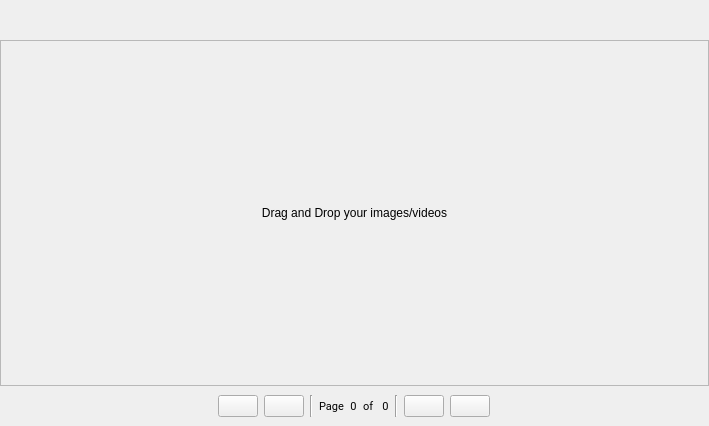
<?xml version="1.0" encoding="UTF-8"?>
<ui version="4.0">
 <class>Gallery</class>
 <widget class="QWidget" name="Gallery">
  <property name="geometry">
   <rect>
    <x>0</x>
    <y>0</y>
    <width>709</width>
    <height>426</height>
   </rect>
  </property>
  <property name="windowTitle">
   <string>Form</string>
  </property>
  <layout class="QVBoxLayout" name="verticalLayout_2">
   <property name="spacing">
    <number>0</number>
   </property>
   <property name="leftMargin">
    <number>0</number>
   </property>
   <property name="topMargin">
    <number>0</number>
   </property>
   <property name="rightMargin">
    <number>0</number>
   </property>
   <property name="bottomMargin">
    <number>0</number>
   </property>
   <item>
    <widget class="QFrame" name="frame">
     <property name="sizePolicy">
      <sizepolicy hsizetype="Preferred" vsizetype="Fixed">
       <horstretch>0</horstretch>
       <verstretch>0</verstretch>
      </sizepolicy>
     </property>
     <property name="minimumSize">
      <size>
       <width>40</width>
       <height>40</height>
      </size>
     </property>
     <property name="layoutDirection">
      <enum>Qt::RightToLeft</enum>
     </property>
     <property name="frameShape">
      <enum>QFrame::NoFrame</enum>
     </property>
     <property name="frameShadow">
      <enum>QFrame::Raised</enum>
     </property>
     <layout class="QVBoxLayout" name="verticalLayout_5">
      <property name="spacing">
       <number>0</number>
      </property>
      <property name="leftMargin">
       <number>0</number>
      </property>
      <property name="topMargin">
       <number>0</number>
      </property>
      <property name="rightMargin">
       <number>0</number>
      </property>
      <property name="bottomMargin">
       <number>0</number>
      </property>
      <item>
       <widget class="QFrame" name="frame_4">
        <property name="sizePolicy">
         <sizepolicy hsizetype="Fixed" vsizetype="Preferred">
          <horstretch>0</horstretch>
          <verstretch>0</verstretch>
         </sizepolicy>
        </property>
        <property name="minimumSize">
         <size>
          <width>80</width>
          <height>0</height>
         </size>
        </property>
        <property name="layoutDirection">
         <enum>Qt::RightToLeft</enum>
        </property>
        <property name="frameShape">
         <enum>QFrame::NoFrame</enum>
        </property>
        <property name="frameShadow">
         <enum>QFrame::Raised</enum>
        </property>
        <layout class="QHBoxLayout" name="horizontalLayout_2">
         <property name="spacing">
          <number>0</number>
         </property>
         <property name="leftMargin">
          <number>0</number>
         </property>
         <property name="topMargin">
          <number>0</number>
         </property>
         <property name="rightMargin">
          <number>0</number>
         </property>
         <property name="bottomMargin">
          <number>0</number>
         </property>
         <item>
          <layout class="QHBoxLayout" name="grid_actions_layout"/>
         </item>
        </layout>
       </widget>
      </item>
     </layout>
    </widget>
   </item>
   <item>
    <widget class="QFrame" name="frame_3">
     <property name="frameShape">
      <enum>QFrame::NoFrame</enum>
     </property>
     <property name="frameShadow">
      <enum>QFrame::Raised</enum>
     </property>
     <layout class="QVBoxLayout" name="verticalLayout_3">
      <property name="spacing">
       <number>0</number>
      </property>
      <property name="leftMargin">
       <number>0</number>
      </property>
      <property name="topMargin">
       <number>0</number>
      </property>
      <property name="rightMargin">
       <number>0</number>
      </property>
      <property name="bottomMargin">
       <number>0</number>
      </property>
      <item>
       <widget class="QScrollArea" name="scrollArea">
        <property name="widgetResizable">
         <bool>true</bool>
        </property>
        <widget class="QWidget" name="center_widget">
         <property name="geometry">
          <rect>
           <x>0</x>
           <y>0</y>
           <width>707</width>
           <height>340</height>
          </rect>
         </property>
         <layout class="QVBoxLayout" name="verticalLayout_4">
          <item>
           <widget class="QLabel" name="label">
            <property name="text">
             <string>Drag and Drop your images/videos</string>
            </property>
            <property name="alignment">
             <set>Qt::AlignCenter</set>
            </property>
           </widget>
          </item>
         </layout>
        </widget>
       </widget>
      </item>
     </layout>
    </widget>
   </item>
   <item>
    <widget class="QFrame" name="frame_2">
     <property name="sizePolicy">
      <sizepolicy hsizetype="Preferred" vsizetype="Preferred">
       <horstretch>0</horstretch>
       <verstretch>0</verstretch>
      </sizepolicy>
     </property>
     <property name="minimumSize">
      <size>
       <width>0</width>
       <height>40</height>
      </size>
     </property>
     <property name="frameShape">
      <enum>QFrame::NoFrame</enum>
     </property>
     <property name="frameShadow">
      <enum>QFrame::Raised</enum>
     </property>
     <layout class="QHBoxLayout" name="horizontalLayout_3">
      <property name="spacing">
       <number>0</number>
      </property>
      <property name="leftMargin">
       <number>0</number>
      </property>
      <property name="topMargin">
       <number>0</number>
      </property>
      <property name="rightMargin">
       <number>0</number>
      </property>
      <property name="bottomMargin">
       <number>0</number>
      </property>
      <item>
       <widget class="QFrame" name="frame_5">
        <property name="sizePolicy">
         <sizepolicy hsizetype="Maximum" vsizetype="Preferred">
          <horstretch>0</horstretch>
          <verstretch>0</verstretch>
         </sizepolicy>
        </property>
        <property name="minimumSize">
         <size>
          <width>0</width>
          <height>0</height>
         </size>
        </property>
        <property name="frameShape">
         <enum>QFrame::NoFrame</enum>
        </property>
        <property name="frameShadow">
         <enum>QFrame::Raised</enum>
        </property>
        <layout class="QHBoxLayout" name="horizontalLayout">
         <item>
          <widget class="QPushButton" name="btn_first_page">
           <property name="sizePolicy">
            <sizepolicy hsizetype="Preferred" vsizetype="Preferred">
             <horstretch>0</horstretch>
             <verstretch>0</verstretch>
            </sizepolicy>
           </property>
           <property name="minimumSize">
            <size>
             <width>20</width>
             <height>0</height>
            </size>
           </property>
           <property name="cursor">
            <cursorShape>PointingHandCursor</cursorShape>
           </property>
           <property name="text">
            <string/>
           </property>
           <property name="icon">
            <iconset>
             <normaloff>:/icons/first.png</normaloff>:/icons/first.png</iconset>
           </property>
           <property name="iconSize">
            <size>
             <width>18</width>
             <height>18</height>
            </size>
           </property>
          </widget>
         </item>
         <item>
          <widget class="QPushButton" name="btn_prev_page">
           <property name="sizePolicy">
            <sizepolicy hsizetype="Preferred" vsizetype="Preferred">
             <horstretch>0</horstretch>
             <verstretch>0</verstretch>
            </sizepolicy>
           </property>
           <property name="minimumSize">
            <size>
             <width>20</width>
             <height>0</height>
            </size>
           </property>
           <property name="cursor">
            <cursorShape>PointingHandCursor</cursorShape>
           </property>
           <property name="text">
            <string/>
           </property>
           <property name="icon">
            <iconset>
             <normaloff>:/icons/left.png</normaloff>:/icons/left.png</iconset>
           </property>
           <property name="iconSize">
            <size>
             <width>18</width>
             <height>18</height>
            </size>
           </property>
          </widget>
         </item>
         <item>
          <widget class="Line" name="line_2">
           <property name="orientation">
            <enum>Qt::Vertical</enum>
           </property>
          </widget>
         </item>
         <item>
          <widget class="QLabel" name="label_3">
           <property name="font">
            <font>
             <family>Roboto</family>
             <pointsize>8</pointsize>
            </font>
           </property>
           <property name="text">
            <string>Page</string>
           </property>
           <property name="margin">
            <number>5</number>
           </property>
          </widget>
         </item>
         <item>
          <widget class="QLabel" name="lbl_current_page">
           <property name="sizePolicy">
            <sizepolicy hsizetype="Preferred" vsizetype="Preferred">
             <horstretch>0</horstretch>
             <verstretch>0</verstretch>
            </sizepolicy>
           </property>
           <property name="minimumSize">
            <size>
             <width>0</width>
             <height>0</height>
            </size>
           </property>
           <property name="font">
            <font>
             <family>Roboto</family>
             <pointsize>8</pointsize>
            </font>
           </property>
           <property name="text">
            <string>0</string>
           </property>
           <property name="alignment">
            <set>Qt::AlignCenter</set>
           </property>
           <property name="margin">
            <number>5</number>
           </property>
          </widget>
         </item>
         <item>
          <widget class="QLabel" name="label_2">
           <property name="font">
            <font>
             <family>Roboto</family>
             <pointsize>8</pointsize>
            </font>
           </property>
           <property name="text">
            <string>of </string>
           </property>
           <property name="margin">
            <number>5</number>
           </property>
          </widget>
         </item>
         <item>
          <widget class="QLabel" name="lbl_total_pages">
           <property name="sizePolicy">
            <sizepolicy hsizetype="Preferred" vsizetype="Preferred">
             <horstretch>0</horstretch>
             <verstretch>0</verstretch>
            </sizepolicy>
           </property>
           <property name="minimumSize">
            <size>
             <width>0</width>
             <height>0</height>
            </size>
           </property>
           <property name="font">
            <font>
             <family>Roboto</family>
             <pointsize>8</pointsize>
            </font>
           </property>
           <property name="text">
            <string>0</string>
           </property>
           <property name="alignment">
            <set>Qt::AlignCenter</set>
           </property>
           <property name="margin">
            <number>5</number>
           </property>
          </widget>
         </item>
         <item>
          <widget class="Line" name="line">
           <property name="orientation">
            <enum>Qt::Vertical</enum>
           </property>
          </widget>
         </item>
         <item>
          <widget class="QPushButton" name="btn_next_page">
           <property name="sizePolicy">
            <sizepolicy hsizetype="Preferred" vsizetype="Preferred">
             <horstretch>0</horstretch>
             <verstretch>0</verstretch>
            </sizepolicy>
           </property>
           <property name="minimumSize">
            <size>
             <width>20</width>
             <height>0</height>
            </size>
           </property>
           <property name="cursor">
            <cursorShape>PointingHandCursor</cursorShape>
           </property>
           <property name="text">
            <string/>
           </property>
           <property name="icon">
            <iconset>
             <normaloff>:/icons/right.png</normaloff>:/icons/right.png</iconset>
           </property>
           <property name="iconSize">
            <size>
             <width>18</width>
             <height>18</height>
            </size>
           </property>
          </widget>
         </item>
         <item>
          <widget class="QPushButton" name="btn_last_page">
           <property name="sizePolicy">
            <sizepolicy hsizetype="Preferred" vsizetype="Preferred">
             <horstretch>0</horstretch>
             <verstretch>0</verstretch>
            </sizepolicy>
           </property>
           <property name="minimumSize">
            <size>
             <width>20</width>
             <height>0</height>
            </size>
           </property>
           <property name="cursor">
            <cursorShape>PointingHandCursor</cursorShape>
           </property>
           <property name="text">
            <string/>
           </property>
           <property name="icon">
            <iconset>
             <normaloff>:/icons/last.png</normaloff>:/icons/last.png</iconset>
           </property>
           <property name="iconSize">
            <size>
             <width>18</width>
             <height>18</height>
            </size>
           </property>
          </widget>
         </item>
        </layout>
       </widget>
      </item>
     </layout>
    </widget>
   </item>
  </layout>
 </widget>
 <resources/>
 <connections/>
</ui>
